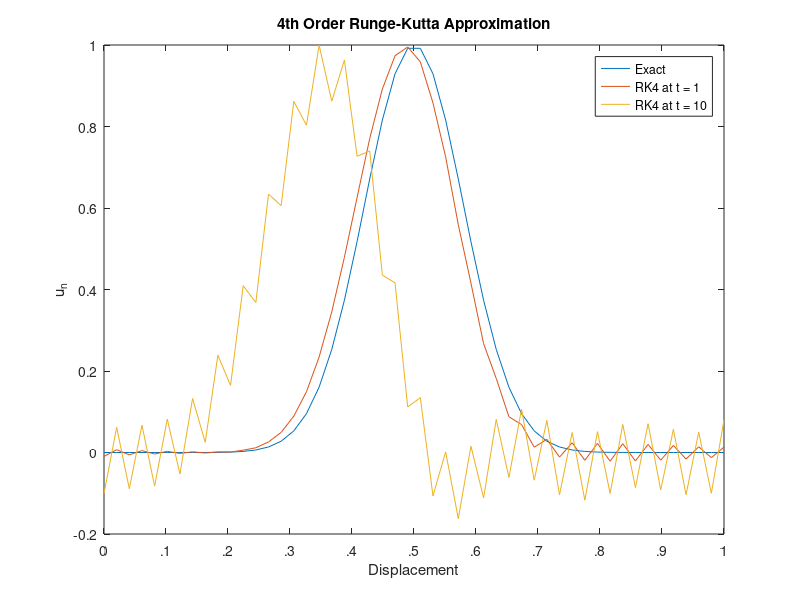

The MATLAB script that drew this image:
% MECH 568 HW 2 Problem 6.8
% Author: Thomas Andreano
% Version 1: 10/17/2019
%-----------------------------------------------------------------------
% Solution to the one-dimensional linear convection equation using
% 4th-order (noncompact) difference in space and RK4 time marching.

clc;
clear all;
close all;

a = 1;  %given by problem
dom = linspace(0,1,50); %create a grid of 50 points from 0 to 1
sigma = 0.08; %variable in the exact solution, given
deltaX = 1/50; %change in x determined by grid size of 50 and span of 0 to 1
courantNum = 1; %given
h = courantNum*deltaX/a; %calculate time step h

%create matrix for AM2 solution and intermediate steps
u_RK4 = zeros(50,501); 
u_hat = zeros(50,501);
u_tilde = zeros(50,501);
u_bar = zeros(50,501);

A_col_vec = [0; -8; 1];
A_col_vec(end+1:50) =  0;

A_row_vec = [0 8 -1];
A_row_vec(end+1:50) =  0;

A = (toeplitz(A_col_vec, A_row_vec));
A(50,1) = 8;
A(1,50) = -8;
A(49,1) = 1;
A(1, 49) = -1;
A = 1/(12*deltaX)*A;

for i = 1:50
    u_RK4(i,1) = exp((-0.5)*((dom(i) - 0.5)/sigma)^2); %calculate initial condition
end

%RK4 time marching approximation
for t = 2:501
    
    u_hat(:,t) = u_RK4(:, t-1) + 0.5*h*A*u_RK4(:, t-1);

    u_tilde(:,t) = u_RK4(:, t-1) +  0.5*h*A*u_hat(:,t);

    u_bar(:,t) = u_RK4(:,t-1) + h*A*u_tilde(:,t);

    u_RK4(:,t) = u_RK4(:,t-1) + (1/6)*h*(A*u_RK4(:,t-1) + 2*(A*u_hat(:,t) + A*u_tilde(:,t)) + A*u_bar(:,t));

end

plot(dom, u_RK4(:,1), dom, u_RK4(:,51), dom, u_RK4(:,501));
title('4th Order Runge-Kutta Approximation')
ylabel('u_n')
xlabel('Displacement')
legend('Exact', 'RK4 at t = 1', 'RK4 at t = 10')
xticks([0 .1 .2 .3 .4 .5 .6 .7 .8 .9 1.0])
xticklabels({'0','.1','.2','.3','.4', '.5', '.6', '.7', '.8', '.9', '1'})
